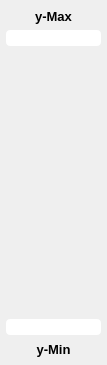
<?xml version="1.0" encoding="UTF-8"?>
<ui version="4.0">
 <class>DVerticalRangeDoubleSlider</class>
 <widget class="QWidget" name="DVerticalRangeDoubleSlider">
  <property name="geometry">
   <rect>
    <x>0</x>
    <y>0</y>
    <width>107</width>
    <height>365</height>
   </rect>
  </property>
  <property name="minimumSize">
   <size>
    <width>107</width>
    <height>365</height>
   </size>
  </property>
  <property name="maximumSize">
   <size>
    <width>107</width>
    <height>365</height>
   </size>
  </property>
  <property name="windowTitle">
   <string>Form</string>
  </property>
  <layout class="QVBoxLayout" name="verticalLayout_3">
   <property name="spacing">
    <number>6</number>
   </property>
   <property name="leftMargin">
    <number>6</number>
   </property>
   <property name="topMargin">
    <number>6</number>
   </property>
   <property name="rightMargin">
    <number>6</number>
   </property>
   <property name="bottomMargin">
    <number>6</number>
   </property>
   <item>
    <layout class="QVBoxLayout" name="verticalLayout_2">
     <property name="spacing">
      <number>4</number>
     </property>
     <item>
      <widget class="QLabel" name="label">
       <property name="minimumSize">
        <size>
         <width>10</width>
         <height>20</height>
        </size>
       </property>
       <property name="maximumSize">
        <size>
         <width>16777215</width>
         <height>20</height>
        </size>
       </property>
       <property name="font">
        <font>
         <family>Helvetica</family>
         <pointsize>10</pointsize>
         <weight>75</weight>
         <bold>true</bold>
        </font>
       </property>
       <property name="text">
        <string>y-Max</string>
       </property>
       <property name="scaledContents">
        <bool>true</bool>
       </property>
       <property name="alignment">
        <set>Qt::AlignCenter</set>
       </property>
      </widget>
     </item>
     <item>
      <layout class="QHBoxLayout" name="horizontalLayout_2">
       <property name="spacing">
        <number>4</number>
       </property>
       <item>
        <widget class="QLineEdit" name="lineEdit_2">
         <property name="minimumSize">
          <size>
           <width>10</width>
           <height>0</height>
          </size>
         </property>
         <property name="maximumSize">
          <size>
           <width>16777215</width>
           <height>16777215</height>
          </size>
         </property>
         <property name="font">
          <font>
           <family>Helvetica</family>
          </font>
         </property>
         <property name="styleSheet">
          <string notr="true">border-radius: 4px</string>
         </property>
         <property name="frame">
          <bool>false</bool>
         </property>
         <property name="alignment">
          <set>Qt::AlignCenter</set>
         </property>
        </widget>
       </item>
      </layout>
     </item>
    </layout>
   </item>
   <item>
    <spacer name="verticalSpacer">
     <property name="orientation">
      <enum>Qt::Vertical</enum>
     </property>
     <property name="sizeType">
      <enum>QSizePolicy::Fixed</enum>
     </property>
     <property name="sizeHint" stdset="0">
      <size>
       <width>20</width>
       <height>20</height>
      </size>
     </property>
    </spacer>
   </item>
   <item>
    <widget class="DVerticalDoubleSlider" name="widget" native="true">
     <property name="minimumSize">
      <size>
       <width>0</width>
       <height>250</height>
      </size>
     </property>
     <property name="maximumSize">
      <size>
       <width>16777215</width>
       <height>16777215</height>
      </size>
     </property>
    </widget>
   </item>
   <item>
    <spacer name="verticalSpacer_2">
     <property name="orientation">
      <enum>Qt::Vertical</enum>
     </property>
     <property name="sizeType">
      <enum>QSizePolicy::Fixed</enum>
     </property>
     <property name="sizeHint" stdset="0">
      <size>
       <width>20</width>
       <height>20</height>
      </size>
     </property>
    </spacer>
   </item>
   <item>
    <layout class="QVBoxLayout" name="verticalLayout">
     <property name="spacing">
      <number>4</number>
     </property>
     <item>
      <layout class="QHBoxLayout" name="horizontalLayout">
       <property name="spacing">
        <number>4</number>
       </property>
       <item>
        <widget class="QLineEdit" name="lineEdit">
         <property name="minimumSize">
          <size>
           <width>10</width>
           <height>0</height>
          </size>
         </property>
         <property name="maximumSize">
          <size>
           <width>16777215</width>
           <height>16777215</height>
          </size>
         </property>
         <property name="font">
          <font>
           <family>Helvetica</family>
           <weight>75</weight>
           <bold>true</bold>
          </font>
         </property>
         <property name="styleSheet">
          <string notr="true">border-radius: 4px</string>
         </property>
         <property name="frame">
          <bool>false</bool>
         </property>
         <property name="alignment">
          <set>Qt::AlignCenter</set>
         </property>
        </widget>
       </item>
      </layout>
     </item>
     <item>
      <widget class="QLabel" name="label_2">
       <property name="minimumSize">
        <size>
         <width>10</width>
         <height>20</height>
        </size>
       </property>
       <property name="maximumSize">
        <size>
         <width>16777215</width>
         <height>20</height>
        </size>
       </property>
       <property name="font">
        <font>
         <family>Helvetica</family>
         <pointsize>10</pointsize>
         <weight>75</weight>
         <bold>true</bold>
        </font>
       </property>
       <property name="text">
        <string>y-Min</string>
       </property>
       <property name="scaledContents">
        <bool>true</bool>
       </property>
       <property name="alignment">
        <set>Qt::AlignCenter</set>
       </property>
      </widget>
     </item>
    </layout>
   </item>
  </layout>
 </widget>
 <customwidgets>
  <customwidget>
   <class>DVerticalDoubleSlider</class>
   <extends>QWidget</extends>
   <header>slider.h</header>
   <container>1</container>
  </customwidget>
 </customwidgets>
 <resources/>
 <connections/>
</ui>
